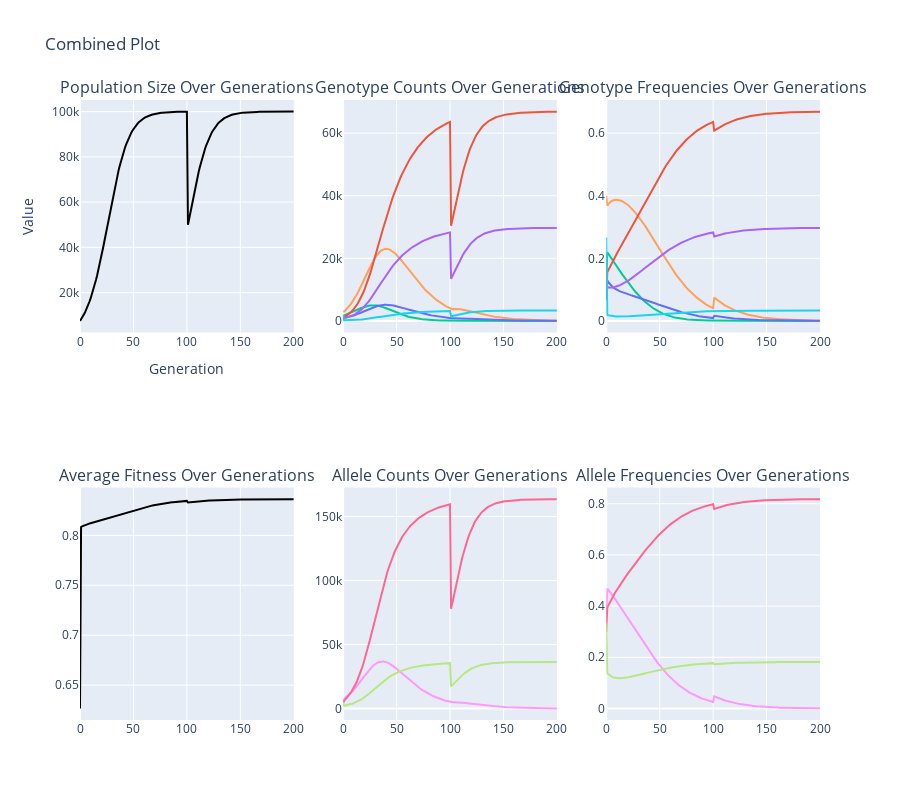

Notebook cell for this chart:
### Code cell
# 1 locus, 3 alleles each (Not HW equilibrium)

generations=200
growth_rate=0.1
drift=0
carrying_capacity = 100000
bottleneck_yr=100
bottleneck_pop=50000

genotype_counts = {
    (('A1', 'A1'),): 1000,
    (('A1', 'A2'),): 3000,
    (('A1', 'A3'),): 500,
    (('A2', 'A2'),): 500,
    (('A2', 'A3'),): 500,
    (('A3', 'A3'),): 2000,
}

genotype_fitness = {
    (('A1', 'A1'),): 0.8,
    (('A1', 'A2'),): 0.8,
    (('A1', 'A3'),): 0.8,
    (('A2', 'A2'),): 0.8,
    (('A2', 'A3'),): 1.0,
    (('A3', 'A3'),): 0.1,
}

mutations=None

next_genotype_frequencies(generations,
                          genotype_counts,
                          genotype_fitness,
                          growth_rate,
                          carrying_capacity,
                          drift,
                          mutations,
                          bottleneck_yr,
                          bottleneck_pop)

### Figure 1 — Plotly figure (JSON) as saved in the notebook; plotly's stock layout.template omitted (floating-point values rounded to 4 significant figures; data arrays with more than 128 entries replaced by an {"elided": "..."} marker saying what was removed)
{"data": [{"hoverinfo": "text", "line": {"color": "black"}, "mode": "lines", "name": "Population Size", "showlegend": false, "text": {"elided": "201 str values"}, "type": "scatter", "x": {"elided": "201 int values"}, "xaxis": "x", "y": {"elided": "201 float values"}, "yaxis": "y"}, {"hoverinfo": "text", "line": {"color": "#00CC96"}, "mode": "lines", "name": "A1A1", "showlegend": false, "text": {"elided": "201 str values"}, "type": "scatter", "x": {"elided": "201 int values"}, "xaxis": "x2", "y": {"elided": "201 int values"}, "yaxis": "y2"}, {"hoverinfo": "text", "line": {"color": "#FFA15A"}, "mode": "lines", "name": "A1A2", "showlegend": false, "text": {"elided": "201 str values"}, "type": "scatter", "x": {"elided": "201 int values"}, "xaxis": "x2", "y": {"elided": "201 int values"}, "yaxis": "y2"}, {"hoverinfo": "text", "line": {"color": "#636EFA"}, "mode": "lines", "name": "A1A3", "showlegend": false, "text": {"elided": "201 str values"}, "type": "scatter", "x": {"elided": "201 int values"}, "xaxis": "x2", "y": {"elided": "201 int values"}, "yaxis": "y2"}, {"hoverinfo": "text", "line": {"color": "#EF553B"}, "mode": "lines", "name": "A2A2", "showlegend": false, "text": {"elided": "201 str values"}, "type": "scatter", "x": {"elided": "201 int values"}, "xaxis": "x2", "y": {"elided": "201 int values"}, "yaxis": "y2"}, {"hoverinfo": "text", "line": {"color": "#AB63FA"}, "mode": "lines", "name": "A2A3", "showlegend": false, "text": {"elided": "201 str values"}, "type": "scatter", "x": {"elided": "201 int values"}, "xaxis": "x2", "y": {"elided": "201 int values"}, "yaxis": "y2"}, {"hoverinfo": "text", "line": {"color": "#19D3F3"}, "mode": "lines", "name": "A3A3", "showlegend": false, "text": {"elided": "201 str values"}, "type": "scatter", "x": {"elided": "201 int values"}, "xaxis": "x2", "y": {"elided": "201 int values"}, "yaxis": "y2"}, {"hoverinfo": "text", "line": {"color": "#00CC96"}, "mode": "lines", "name": "A1A1", "showlegend": false, "text": {"elided": "201 str values"}, "type": "scatter", "x": {"elided": "201 int values"}, "xaxis": "x3", "y": {"elided": "201 float values"}, "yaxis": "y3"}, {"hoverinfo": "text", "line": {"color": "#FFA15A"}, "mode": "lines", "name": "A1A2", "showlegend": false, "text": {"elided": "201 str values"}, "type": "scatter", "x": {"elided": "201 int values"}, "xaxis": "x3", "y": {"elided": "201 float values"}, "yaxis": "y3"}, {"hoverinfo": "text", "line": {"color": "#636EFA"}, "mode": "lines", "name": "A1A3", "showlegend": false, "text": {"elided": "201 str values"}, "type": "scatter", "x": {"elided": "201 int values"}, "xaxis": "x3", "y": {"elided": "201 float values"}, "yaxis": "y3"}, {"hoverinfo": "text", "line": {"color": "#EF553B"}, "mode": "lines", "name": "A2A2", "showlegend": false, "text": {"elided": "201 str values"}, "type": "scatter", "x": {"elided": "201 int values"}, "xaxis": "x3", "y": {"elided": "201 float values"}, "yaxis": "y3"}, {"hoverinfo": "text", "line": {"color": "#AB63FA"}, "mode": "lines", "name": "A2A3", "showlegend": false, "text": {"elided": "201 str values"}, "type": "scatter", "x": {"elided": "201 int values"}, "xaxis": "x3", "y": {"elided": "201 float values"}, "yaxis": "y3"}, {"hoverinfo": "text", "line": {"color": "#19D3F3"}, "mode": "lines", "name": "A3A3", "showlegend": false, "text": {"elided": "201 str values"}, "type": "scatter", "x": {"elided": "201 int values"}, "xaxis": "x3", "y": {"elided": "201 float values"}, "yaxis": "y3"}, {"hoverinfo": "text", "line": {"color": "black"}, "mode": "lines", "name": "Average Fitness", "showlegend": false, "text": {"elided": "201 str values"}, "type": "scatter", "x": {"elided": "201 int values"}, "xaxis": "x4", "y": {"elided": "201 float values"}, "yaxis": "y4"}, {"hoverinfo": "text", "line": {"color": "#FF97FF"}, "mode": "lines", "name": "A1", "showlegend": false, "text": {"elided": "201 str values"}, "type": "scatter", "x": {"elided": "201 int values"}, "xaxis": "x5", "y": {"elided": "201 int values"}, "yaxis": "y5"}, {"hoverinfo": "text", "line": {"color": "#FF6692"}, "mode": "lines", "name": "A2", "showlegend": false, "text": {"elided": "201 str values"}, "type": "scatter", "x": {"elided": "201 int values"}, "xaxis": "x5", "y": {"elided": "201 int values"}, "yaxis": "y5"}, {"hoverinfo": "text", "line": {"color": "#B6E880"}, "mode": "lines", "name": "A3", "showlegend": false, "text": {"elided": "201 str values"}, "type": "scatter", "x": {"elided": "201 int values"}, "xaxis": "x5", "y": {"elided": "201 int values"}, "yaxis": "y5"}, {"hoverinfo": "text", "line": {"color": "#FF97FF"}, "mode": "lines", "name": "A1", "showlegend": false, "text": {"elided": "201 str values"}, "type": "scatter", "x": {"elided": "201 int values"}, "xaxis": "x6", "y": {"elided": "201 float values"}, "yaxis": "y6"}, {"hoverinfo": "text", "line": {"color": "#FF6692"}, "mode": "lines", "name": "A2", "showlegend": false, "text": {"elided": "201 str values"}, "type": "scatter", "x": {"elided": "201 int values"}, "xaxis": "x6", "y": {"elided": "201 float values"}, "yaxis": "y6"}, {"hoverinfo": "text", "line": {"color": "#B6E880"}, "mode": "lines", "name": "A3", "showlegend": false, "text": {"elided": "201 str values"}, "type": "scatter", "x": {"elided": "201 int values"}, "xaxis": "x6", "y": {"elided": "201 float values"}, "yaxis": "y6"}], "layout": {"annotations": [{"font": {"size": 16}, "showarrow": false, "text": "Population Size Over Generations", "x": 0.1444, "xanchor": "center", "xref": "paper", "y": 1, "yanchor": "bottom", "yref": "paper"}, {"font": {"size": 16}, "showarrow": false, "text": "Genotype Counts Over Generations", "x": 0.5, "xanchor": "center", "xref": "paper", "y": 1, "yanchor": "bottom", "yref": "paper"}, {"font": {"size": 16}, "showarrow": false, "text": "Genotype Frequencies Over Generations", "x": 0.8556, "xanchor": "center", "xref": "paper", "y": 1, "yanchor": "bottom", "yref": "paper"}, {"font": {"size": 16}, "showarrow": false, "text": "Average Fitness Over Generations", "x": 0.1444, "xanchor": "center", "xref": "paper", "y": 0.375, "yanchor": "bottom", "yref": "paper"}, {"font": {"size": 16}, "showarrow": false, "text": "Allele Counts Over Generations", "x": 0.5, "xanchor": "center", "xref": "paper", "y": 0.375, "yanchor": "bottom", "yref": "paper"}, {"font": {"size": 16}, "showarrow": false, "text": "Allele Frequencies Over Generations", "x": 0.8556, "xanchor": "center", "xref": "paper", "y": 0.375, "yanchor": "bottom", "yref": "paper"}], "height": 800, "hovermode": "closest", "title": {"text": "Combined Plot"}, "xaxis": {"anchor": "y", "domain": [0, 0.2889], "title": {"text": "Generation"}}, "xaxis2": {"anchor": "y2", "domain": [0.3556, 0.6444]}, "xaxis3": {"anchor": "y3", "domain": [0.7111, 1]}, "xaxis4": {"anchor": "y4", "domain": [0, 0.2889]}, "xaxis5": {"anchor": "y5", "domain": [0.3556, 0.6444]}, "xaxis6": {"anchor": "y6", "domain": [0.7111, 1]}, "yaxis": {"anchor": "x", "domain": [0.625, 1], "title": {"text": "Value"}}, "yaxis2": {"anchor": "x2", "domain": [0.625, 1]}, "yaxis3": {"anchor": "x3", "domain": [0.625, 1]}, "yaxis4": {"anchor": "x4", "domain": [0, 0.375]}, "yaxis5": {"anchor": "x5", "domain": [0, 0.375]}, "yaxis6": {"anchor": "x6", "domain": [0, 0.375]}}}
